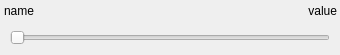
<?xml version="1.0" encoding="UTF-8"?>
<ui version="4.0">
 <class>SliderWidget</class>
 <widget class="QWidget" name="SliderWidget">
  <property name="geometry">
   <rect>
    <x>0</x>
    <y>0</y>
    <width>340</width>
    <height>55</height>
   </rect>
  </property>
  <property name="windowTitle">
   <string>Form</string>
  </property>
  <widget class="QSlider" name="horizontalSlider">
   <property name="geometry">
    <rect>
     <x>10</x>
     <y>30</y>
     <width>320</width>
     <height>16</height>
    </rect>
   </property>
   <property name="orientation">
    <enum>Qt::Horizontal</enum>
   </property>
  </widget>
  <widget class="QWidget" name="horizontalLayoutWidget">
   <property name="geometry">
    <rect>
     <x>0</x>
     <y>0</y>
     <width>341</width>
     <height>21</height>
    </rect>
   </property>
   <layout class="QHBoxLayout" name="horizontalLayout">
    <property name="leftMargin">
     <number>4</number>
    </property>
    <property name="rightMargin">
     <number>4</number>
    </property>
    <item>
     <widget class="QLabel" name="name">
      <property name="text">
       <string>name</string>
      </property>
     </widget>
    </item>
    <item>
     <widget class="QLabel" name="value">
      <property name="text">
       <string>value</string>
      </property>
      <property name="alignment">
       <set>Qt::AlignRight|Qt::AlignTrailing|Qt::AlignVCenter</set>
      </property>
     </widget>
    </item>
   </layout>
  </widget>
 </widget>
 <resources/>
 <connections/>
</ui>
